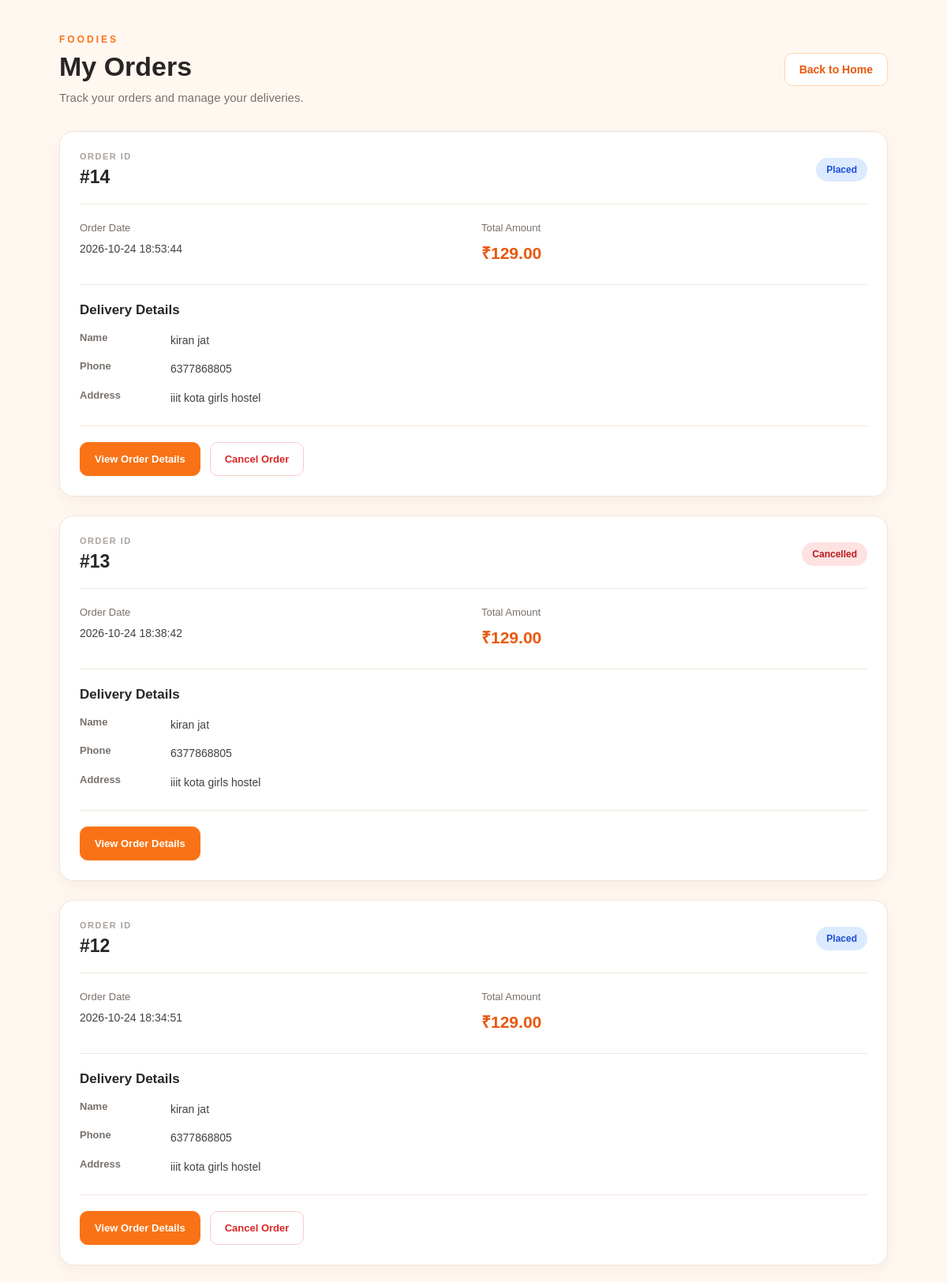
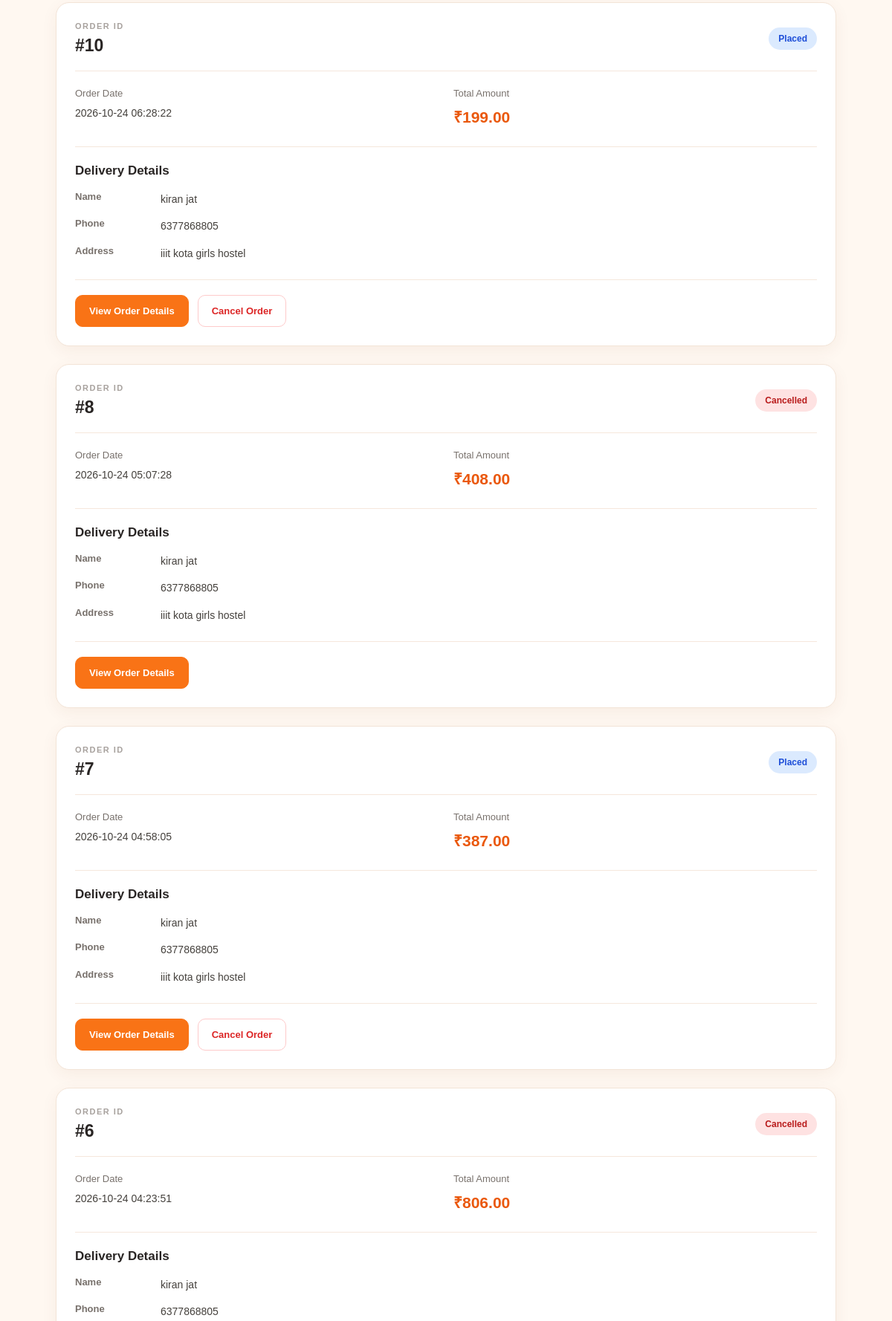
Screenshot of /order_history.php (signed in, upper part) with the database file from the repository (2 pictures, top to bottom).
### tables this page shows
CREATE TABLE `orders` (
  `id` int(11) NOT NULL AUTO_INCREMENT,
  `user_id` int(11) NOT NULL,
  `total_amount` decimal(10,2) NOT NULL,
  `status` varchar(30) NOT NULL DEFAULT 'Placed',
  `created_at` timestamp NOT NULL DEFAULT current_timestamp(),
  `delivery_name` varchar(150) DEFAULT NULL,
  `delivery_phone` varchar(15) DEFAULT NULL,
  `delivery_address` text DEFAULT NULL,
  PRIMARY KEY (`id`),
  KEY `user_id` (`user_id`),
  CONSTRAINT `orders_ibfk_1` FOREIGN KEY (`user_id`) REFERENCES `users` (`id`) ON DELETE CASCADE
);

### order_history.php (the view, shortened to what this page needs)
<?php
require_once __DIR__ . "/config/user_auth.php";
function e($value): string
{
    return htmlspecialchars((string)$value, ENT_QUOTES, "UTF-8");
}
$userId = (int)$_SESSION["user_id"];
$sql = "SELECT id, total_amount, status, created_at,
               delivery_name, delivery_phone, delivery_address
        FROM orders
        WHERE user_id = ?
        ORDER BY created_at DESC, id DESC";
$stmt = $conn->prepare($sql);
$stmt->bind_param("i", $userId);
$stmt->execute();
$result = $stmt->get_result();
?>
<!DOCTYPE html>
<html lang="en">
<head>
    <link rel="stylesheet"
          href="assest/css/order_history.css">
</head>
<body class="order-history-page">
<div class="order-history-container">
    <header class="history-header">
        <div>
            <span class="page-label">FOODIES</span>
            <h1>My Orders</h1>
            <p class="history-subtitle">
                Track your orders and manage your deliveries.
            </p>
        </div>
        <a href="index.php" class="home-button">
            Back to Home
        </a>
    </header>
    <?php if ($result->num_rows > 0): ?>
        <div class="orders-list">
            <?php while ($order = $result->fetch_assoc()): ?>
                <article class="order-card">
                    <div class="order-card-header">
                        <div>
                            <span class="order-label">ORDER ID</span>
                            <h2> #<?= (int)$order["id"] ?></h2>
                        </div>
                        <span class="order-status status-<?= strtolower(preg_replace('/[^a-zA-Z0-9]+/', '-', trim((string)$order["status"]))) ?>">
                            <?= e($order["status"]) ?>
                        </span>
                    </div>
                    <div class="order-summary">
                        <div class="summary-item">
                            <span class="summary-label">Order Date</span>
                            <p><?= e($order["created_at"]) ?></p>
                        </div>
                        <div class="summary-item">
                            <span class="summary-label">Total Amount</span>
                            <p class="order-total">
                                ₹<?= number_format((float)$order["total_amount"], 2) ?>
                            </p>
                        </div>
                    </div>
                    <div class="delivery-section">
                        <h3>Delivery Details</h3>
                        <div class="delivery-detail">
                            <span>Name</span>
                            <p><?= e($order["delivery_name"] ?? "") ?></p>
                        </div>
                        <div class="delivery-detail">
                            <span>Phone</span>
                            <p><?= e($order["delivery_phone"] ?? "") ?></p>
                        </div>
                        <div class="delivery-detail address-detail">
                            <span>Address</span>
                            <p><?= nl2br(e($order["delivery_address"] ?? "")) ?></p>
                        </div>
                    </div>
                    <div class="order-actions">
                        <a class="details-button"
                           href="order_details.php?id=<?= (int)$order["id"] ?>">
                            View Order Details
                        </a>
                        <?php if ($order["status"] === "Placed"): ?>
                            <form action="cancel_order.php" method="POST"
                                  onsubmit="return confirm('Are you sure you want to cancel this order?');">
                                <button type="submit" class="cancel-button">
                                    Cancel Order
                                </button>
                            </form>
                        <?php endif; ?>
                    </div>
                </article>
            <?php endwhile; ?>
        </div>
    <?php endif; ?>
</div>
</body>
</html>

### assest/css/order_history.css (style rules this page uses)
* { margin: 0; padding: 0; box-sizing: border-box; }
.order-history-page { min-height: 100vh; background: #fff8f1; color: #292524; font-family: Arial, Helvetica, sans-serif; padding: 40px 20px; }
.order-history-container { width: 100%; max-width: 1050px; margin: 0 auto; }
.history-header { display: flex; align-items: center; justify-content: space-between; gap: 20px; margin-bottom: 30px; }
.page-label { display: inline-block; color: #f97316; font-size: 12px; font-weight: 800; letter-spacing: 3px; margin-bottom: 8px; }
.history-header h1 { font-size: 34px; font-weight: 800; color: #292524; margin-bottom: 8px; }
.history-subtitle { color: #78716c; font-size: 15px; line-height: 1.6; }
.home-button { display: inline-block; text-decoration: none; color: #ea580c; background: #fff; border: 1px solid #fed7aa; padding: 12px 18px; border-radius: 10px; font-size: 14px; font-weight: 700; transition: 0.25s ease; white-space: nowrap; }
.orders-list { display: flex; flex-direction: column; gap: 24px; }
.order-card { background: #fff; border: 1px solid #f3e4d7; border-radius: 18px; padding: 25px; box-shadow: 0 6px 22px rgba(124, 45, 18, 0.06); transition: transform 0.25s ease, box-shadow 0.25s ease; }
.order-card-header { display: flex; justify-content: space-between; align-items: center; gap: 15px; padding-bottom: 20px; border-bottom: 1px solid #f5e7dc; }
.order-label { display: block; color: #a8a29e; font-size: 11px; font-weight: 800; letter-spacing: 1.5px; margin-bottom: 7px; }
.order-card-header h2 { color: #292524; font-size: 23px; font-weight: 800; }
.order-status { display: inline-block; padding: 8px 13px; border-radius: 30px; background: #ffedd5; color: #c2410c; font-size: 12px; font-weight: 800; text-align: center; overflow-wrap: anywhere; }
.status-placed { background: #dbeafe; color: #1d4ed8; }
.status-cancelled { background: #fee2e2; color: #b91c1c; }
.order-summary { display: grid; grid-template-columns: repeat(2, minmax(0, 1fr)); gap: 20px; padding: 22px 0; border-bottom: 1px solid #f5e7dc; }
.summary-label { display: block; color: #78716c; font-size: 13px; margin-bottom: 8px; }
.summary-item p { color: #44403c; font-size: 14px; line-height: 1.6; overflow-wrap: anywhere; }
.summary-item .order-total { color: #ea580c; font-size: 21px; font-weight: 800; }
.delivery-section { padding: 22px 0; }
.delivery-section h3 { color: #292524; font-size: 17px; margin-bottom: 17px; }
.delivery-detail { display: grid; grid-template-columns: 100px minmax(0, 1fr); gap: 15px; margin-bottom: 13px; align-items: start; }
.delivery-detail:last-child { margin-bottom: 0; }
.delivery-detail span { color: #78716c; font-size: 13px; font-weight: 600; }
.delivery-detail p { color: #44403c; font-size: 14px; line-height: 1.7; overflow-wrap: anywhere; }
.order-actions { display: flex; flex-wrap: wrap; align-items: center; gap: 12px; padding-top: 20px; border-top: 1px solid #f5e7dc; }
.details-button, .cancel-button { display: inline-flex; justify-content: center; align-items: center; min-height: 43px; padding: 12px 18px; border-radius: 10px; font-family: inherit; font-size: 13px; font-weight: 700; text-decoration: none; cursor: pointer; transition: 0.25s ease; }
.details-button { background: #f97316; color: #fff; border: 1px solid #f97316; }
.cancel-button { background: #fff; color: #dc2626; border: 1px solid #fecaca; }
.order-actions form { margin: 0; }

### rows the page displays
orders: id "14", status "Placed", created_at "2026-10-24 18:53:44", total_amount "129.00", delivery_name "kiran jat", delivery_phone "6377868805", delivery_address "iiit kota girls hostel"
orders: id "13", status "Cancelled", created_at "2026-10-24 18:38:42", total_amount "129.00", delivery_name "kiran jat", delivery_phone "6377868805", delivery_address "iiit kota girls hostel"
orders: id "12", status "Placed", created_at "2026-10-24 18:34:51", total_amount "129.00", delivery_name "kiran jat", delivery_phone "6377868805", delivery_address "iiit kota girls hostel"
orders: id "10", status "Placed", created_at "2026-10-24 06:28:22", total_amount "199.00", delivery_name "kiran jat", delivery_phone "6377868805", delivery_address "iiit kota girls hostel"
orders: id "8", status "Cancelled", created_at "2026-10-24 05:07:28", total_amount "408.00", delivery_name "kiran jat", delivery_phone "6377868805", delivery_address "iiit kota girls hostel"
orders: id "7", status "Placed", created_at "2026-10-24 04:58:05", total_amount "387.00", delivery_name "kiran jat", delivery_phone "6377868805", delivery_address "iiit kota girls hostel"
orders: id "6", status "Cancelled", created_at "2026-10-24 04:23:51", total_amount "806.00", delivery_name "kiran jat", delivery_phone "6377868805"
